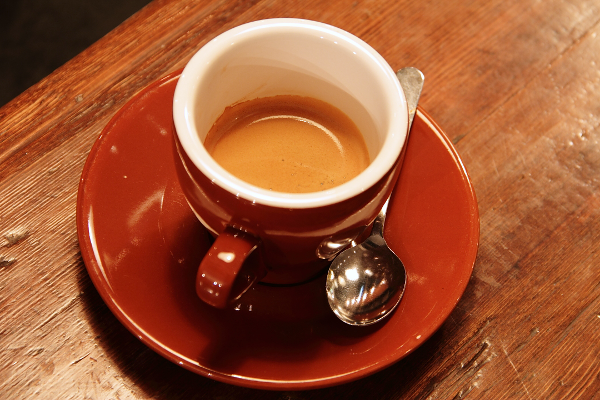
#> input picture skimage.data.coffee(), 600 x 400 px
$ python main.py
#> lines starting #> are read from the running program, lines starting #| are printed output that depends on the picture
from matplotlib.font_manager import FontProperties

font_set = FontProperties(fname=r"c:\windows\fonts\simsun.ttc", size=12)
from skimage import data, io, exposure
from matplotlib import pyplot as plt

# 步骤1-4
# 读入图像
image = data.coffee()
#> image is the input picture: shape (400, 600, 3); mean R, G, B 158.6, 85.8, 51.5
# 分别取出红、绿、蓝三个颜色通道
image_r = image[:, :, 0]
image_g = image[:, :, 1]
image_b = image[:, :, 2]
# 分别展示三个通道
plt.subplot(2, 2, 1)
io.imshow(image)
plt.subplot(2, 2, 2)
io.imshow(image_r)
plt.subplot(2, 2, 3)
io.imshow(image_g)
plt.subplot(2, 2, 4)
io.imshow(image_b)
plt.show()

# 步骤5
# 红色和蓝色互换
temp = image_r
image_r = image_b
image_b = temp
# 将互换后的通道颜色重新赋值给图像
image[:, :, 0] = image_r
image[:, :, 2] = image_b
# 图像显示
plt.imshow(image)
plt.show()

# 步骤6 设定gama值分别为0.67，1，0.2，50 图像变化结果
# 读入图像
image = io.imread("flower.jpg")
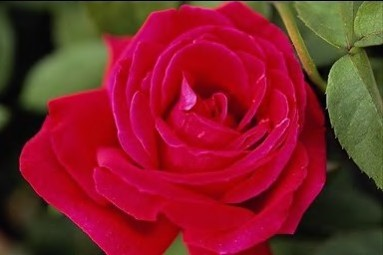
#> input picture experiment_1/flower.jpg, 383 x 255 px
#> image is the input picture: shape (255, 383, 3); mean R, G, B 129.8, 33, 40.7
# 分别计算gamma=0.2,0.67,25时的图像
image_1 = exposure.adjust_gamma(image, 0.2)
image_2 = exposure.adjust_gamma(image, 0.67)
image_3 = exposure.adjust_gamma(image, 50)
# 分别展示原图及结果图像
plt.subplot(2, 2, 1)
plt.title('gamma=1')
io.imshow(image)
plt.subplot(2, 2, 2)
plt.title('gamma=0.2')
io.imshow(image_1)
plt.subplot(2, 2, 3)
plt.title('gamma=0.67')
io.imshow(image_2)
plt.subplot(2, 2, 4)
plt.title('gamma=50')
io.imshow(image_3)
plt.show()


# 步骤八 对moon图片直方图均衡化的结果展示
img = data.moon()
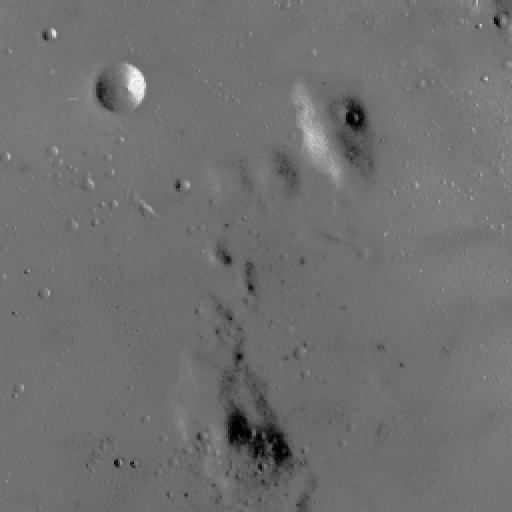
#> input picture skimage.data.moon(), 512 x 512 px
#> img is the input picture: shape (512, 512); min 0, max 255, mean 112.2
plt.figure("hist", figsize=(8, 8))
arr = img.flatten()
plt.subplot(221)
plt.imshow(img, plt.cm.gray)  # 原始图像
plt.subplot(222)
plt.hist(arr, bins=256, density=True, edgecolor='None', facecolor='red')  # 原始图像直方图
img1 = exposure.equalize_hist(img)
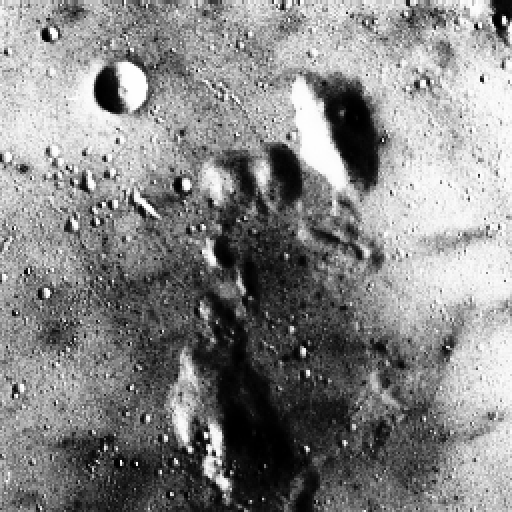
#> img1: shape (512, 512) float64; min 0.000916, max 1, mean 0.525
arr1 = img1.flatten()
plt.subplot(223)
plt.imshow(img1, plt.cm.gray)  # 均衡化图像
plt.subplot(224)
plt.hist(arr1, bins=256, density=True, edgecolor='None', facecolor='red')  # 均衡化直方图
plt.show()
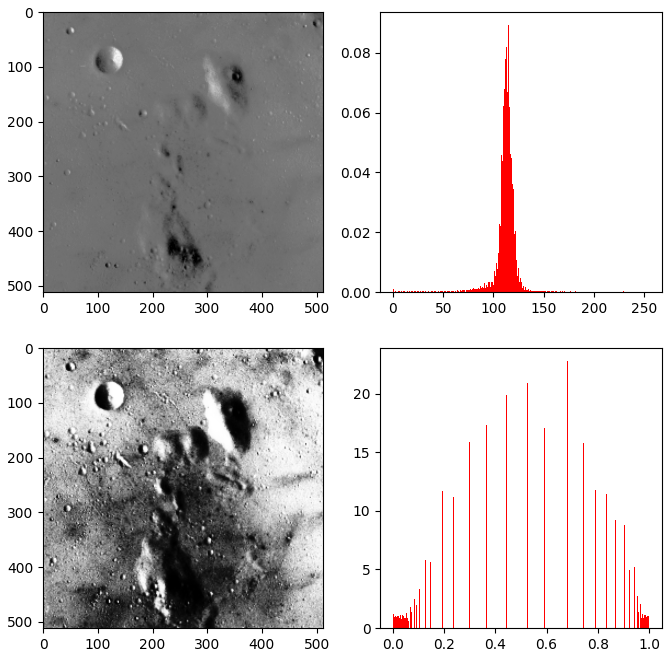
#> figure drawn by matplotlib, 4 panels; panel 2: tallest bar 0.0892 high, from x = 114.6 to 115.5; panel 4: tallest bar 22.77 high, from x = 0.68 to 0.684


# 步骤九 月亮加减
moon = data.moon()
camera = data.camera()
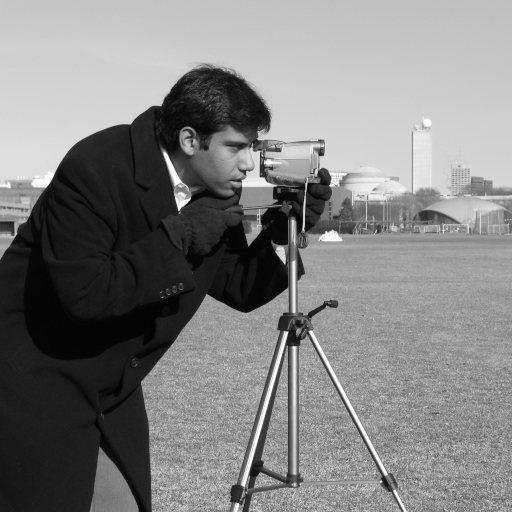
#> input picture skimage.data.camera(), 512 x 512 px
#> camera is the input picture: shape (512, 512); min 0, max 255, mean 129.1
image_minus = moon - camera
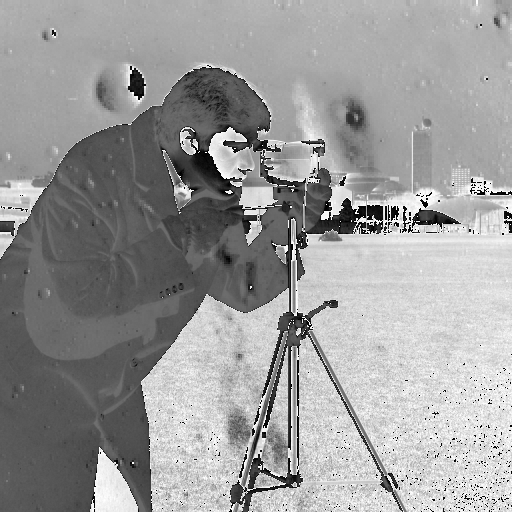
#> image_minus: shape (512, 512); min 0, max 255, mean 154.4
image_plus = moon + camera
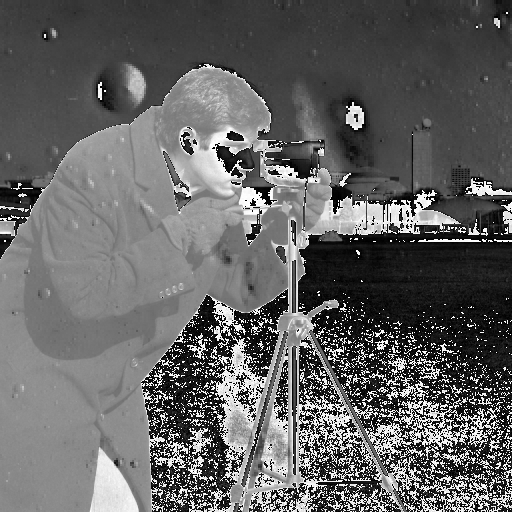
#> image_plus: shape (512, 512); min 0, max 255, mean 99.4
plt.set_cmap(cmap='gray')
plt.subplot(2, 2, 1)
plt.title('月亮图像', fontproperties=font_set)
plt.imshow(moon)
plt.subplot(2, 2, 2)
plt.title('摄影师图像', fontproperties=font_set)
plt.imshow(camera)
plt.subplot(2, 2, 3)
plt.title('月亮加摄影师图像', fontproperties=font_set)
plt.imshow(image_plus)
plt.subplot(2, 2, 4)
plt.title('月亮减摄影师图像', fontproperties=font_set)
plt.imshow(image_minus)
plt.show()
